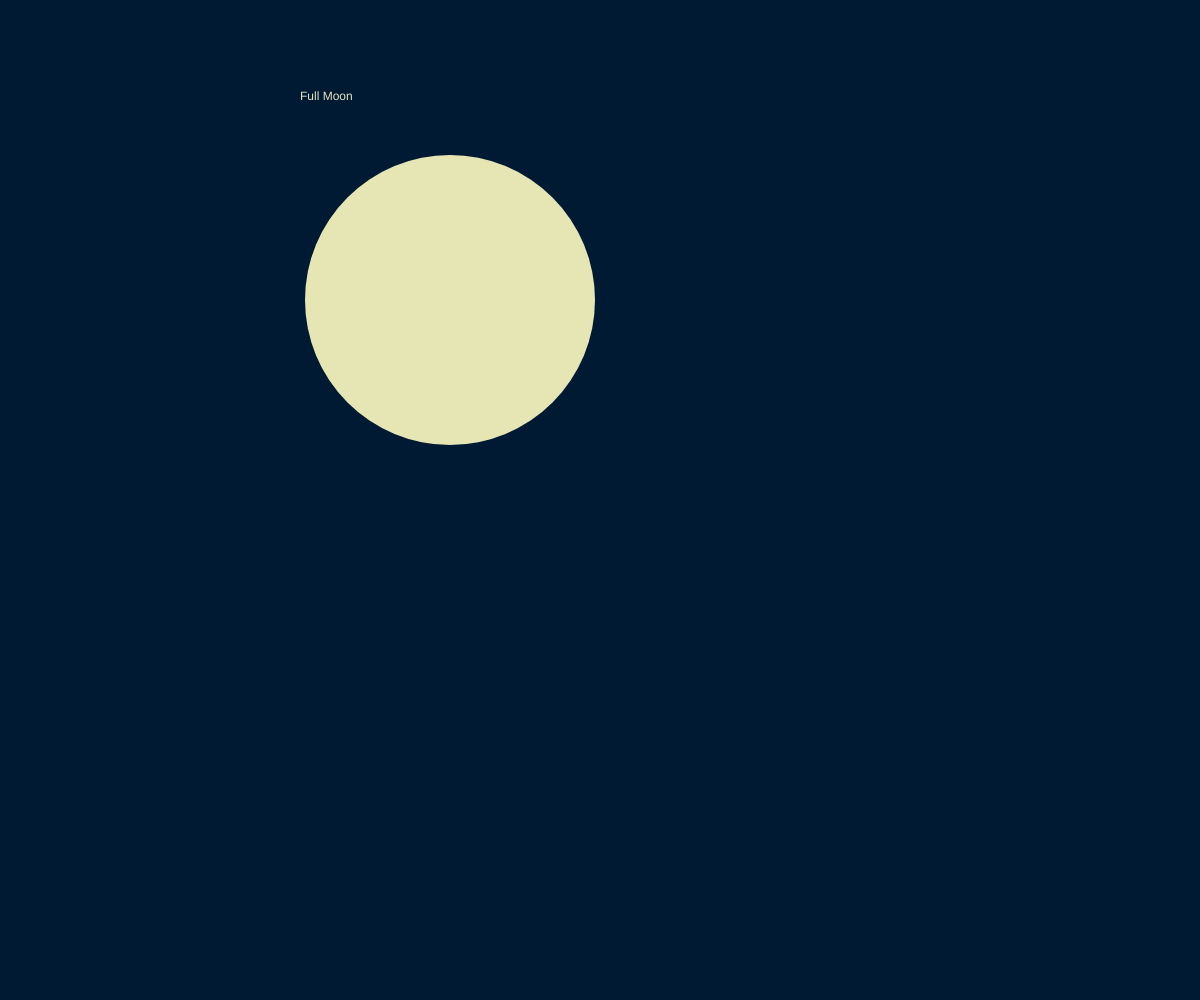
Frame 1 (no input)
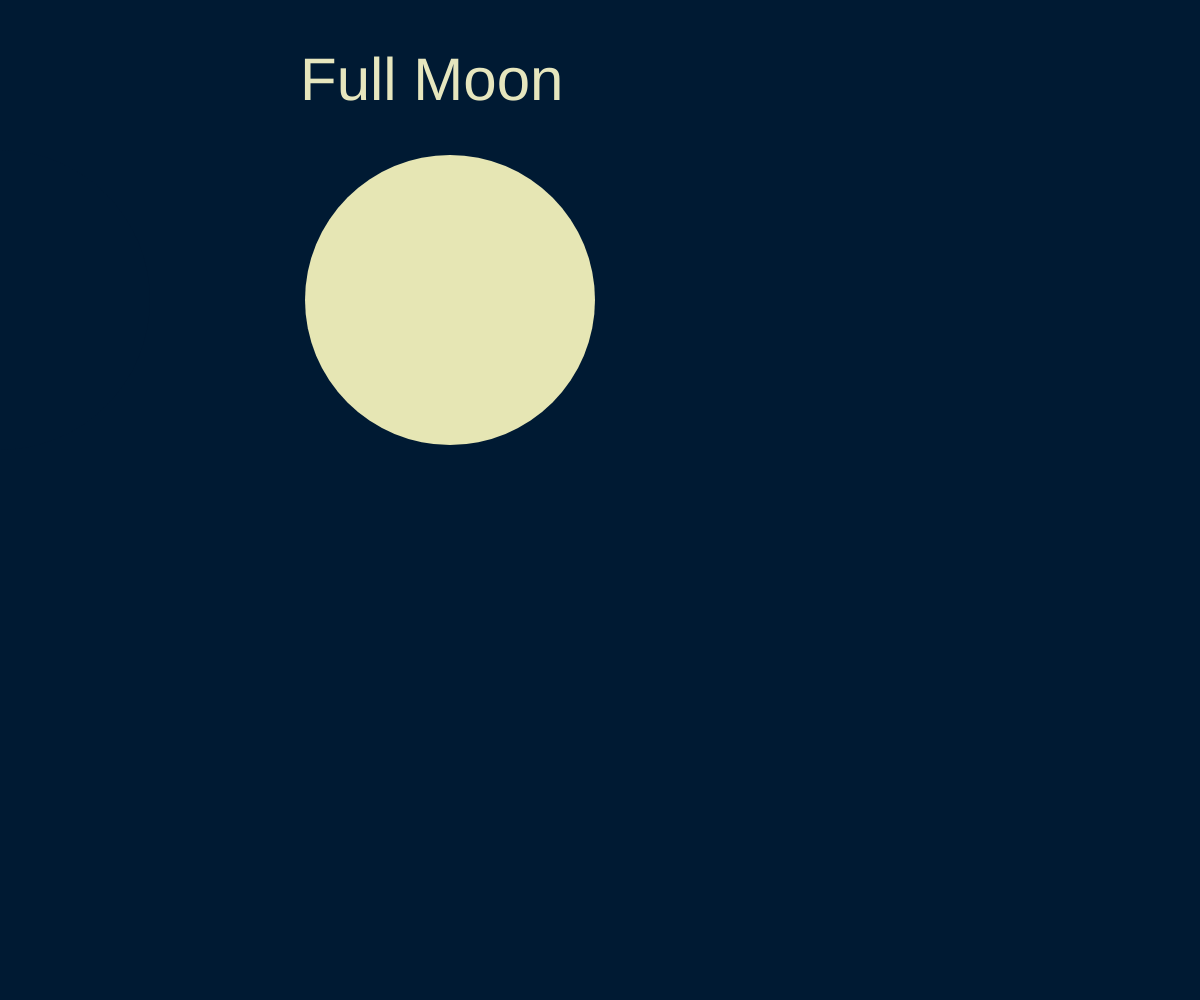
Frame 60 (no input)
Frame 120 (the mouse pressed at the canvas centre since frame 60): identical to frame 60, image omitted

The p5.js sketch that drew these frames (run headless with seeded random() and noise() and a simulated clock; from frame 60 on, the mouse is pressed at the canvas centre):

// p5.js sketch
// ── sketch.js
var slider;
let img;

function setup() {
  createCanvas(windowWidth, windowHeight);
  slider = createSlider(0, 750, 0);
}

function draw() {
  background(0, 26, 51);

  noStroke();
  fill(230, 230, 180);
  ellipse(450, 300, 290, 290);

  noStroke();
  fill(0, 26, 51);
  ellipse(slider.value(), 300, 300, 300);

  print(slider.value());

  if (slider.value() > 454 && slider.value() < 475) {
    fill(230, 230, 190);
    text("Old Moon", 300, 100);
    textSize(60);
  }

  if (slider.value() > 420 && slider.value() < 440) {
    fill(230, 230, 190);
    text("Old Moon", 300, 100);
    textSize(60);
  }

  if (slider.value() > 476 && slider.value() < 515) {
    fill(230, 230, 190);
    text("Crescent", 300, 100);
    textSize(60);
  }

  if (slider.value() > 375 && slider.value() < 420) {
    fill(230, 230, 190);
    text("Crescent", 300, 100);
    textSize(60);
  }

  if (slider.value() > 440 && slider.value() < 455) {
    fill(230, 230, 190);
    text("New Moon", 300, 100);
    textSize(60);
  }

  if (slider.value() > -1 && slider.value() < 144) {
    fill(230, 230, 190);
    text("Full Moon", 300, 100);
    textSize(60);
  }

  if (slider.value() > 740 && slider.value() < 751) {
    fill(230, 230, 190);
    text("Full Moon", 300, 100);
    textSize(60);
  }
}
// not an accurate depiction of quarter or gibbous moons so i didnt include them.
